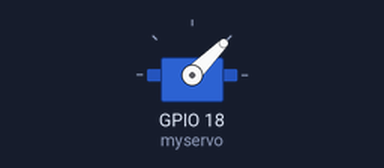
This sketch was run on a simulated ESP32. Parts: servo.

Above: at 0.05 s.
At 0.2 s:
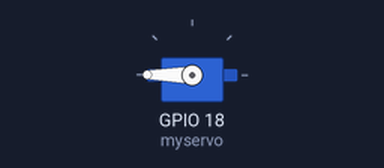
At 0.4 s:
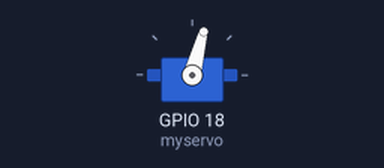
Timing chart, 0 to 3.0 s (numbered marks = the images above):
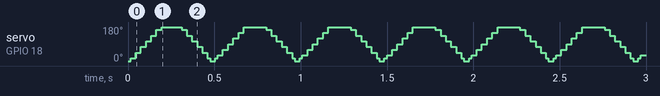

The sketch:

esp32_servosweep.ino
```cpp
#include <ESP32Servo.h>
Servo myservo;
void setup() {
  myservo.attach(18);
  myservo.write(0);
}

void loop() {

for (int t=0;t<=180;t+=15) {
  myservo.write(t);
  delay(15);
}delay(100);
for (int t=180;t>=0;t-=15) {
  myservo.write(t);
  delay(15);
}
}
```
